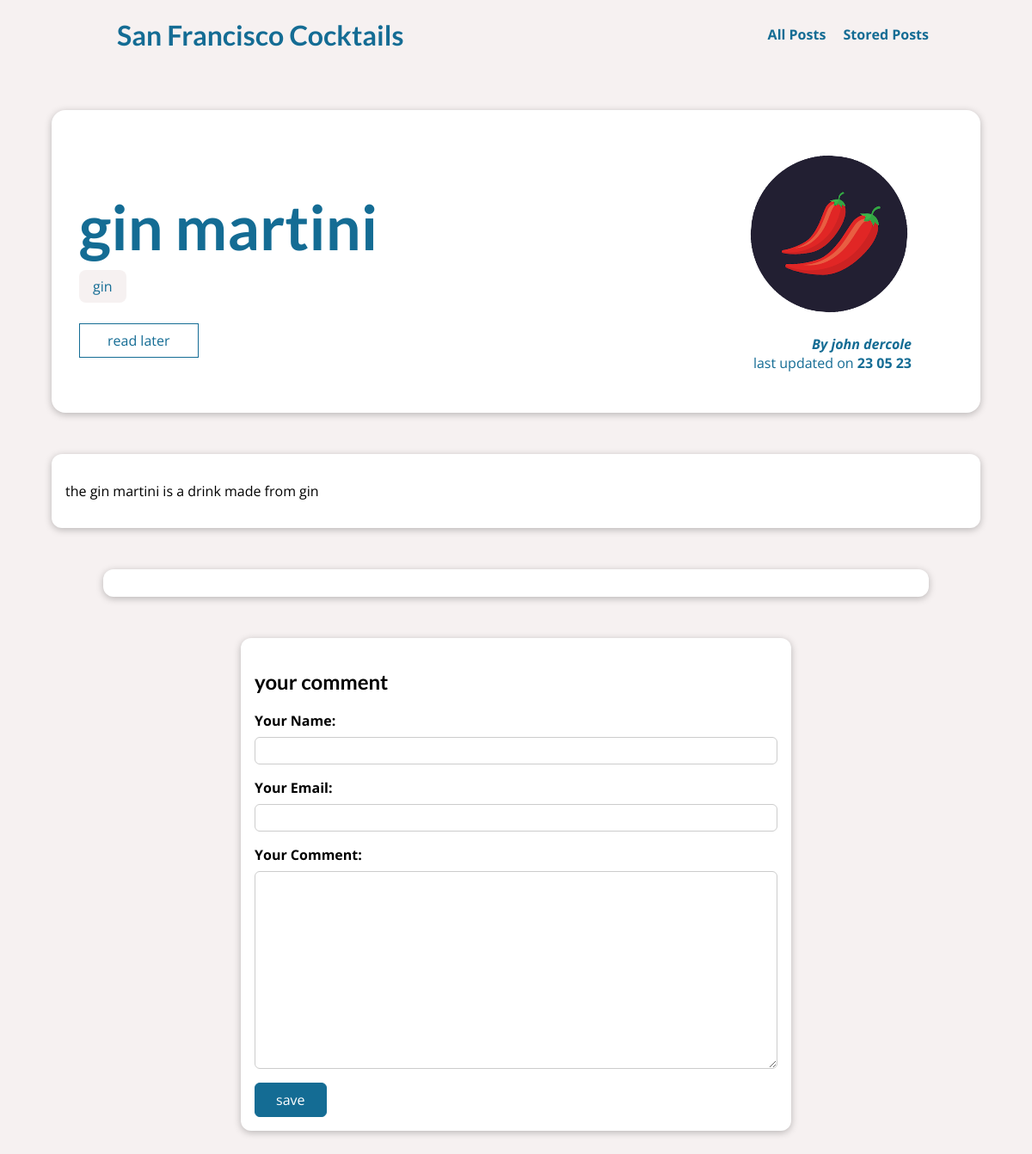
The page /posts/gin-martini on the database as committed earlier.
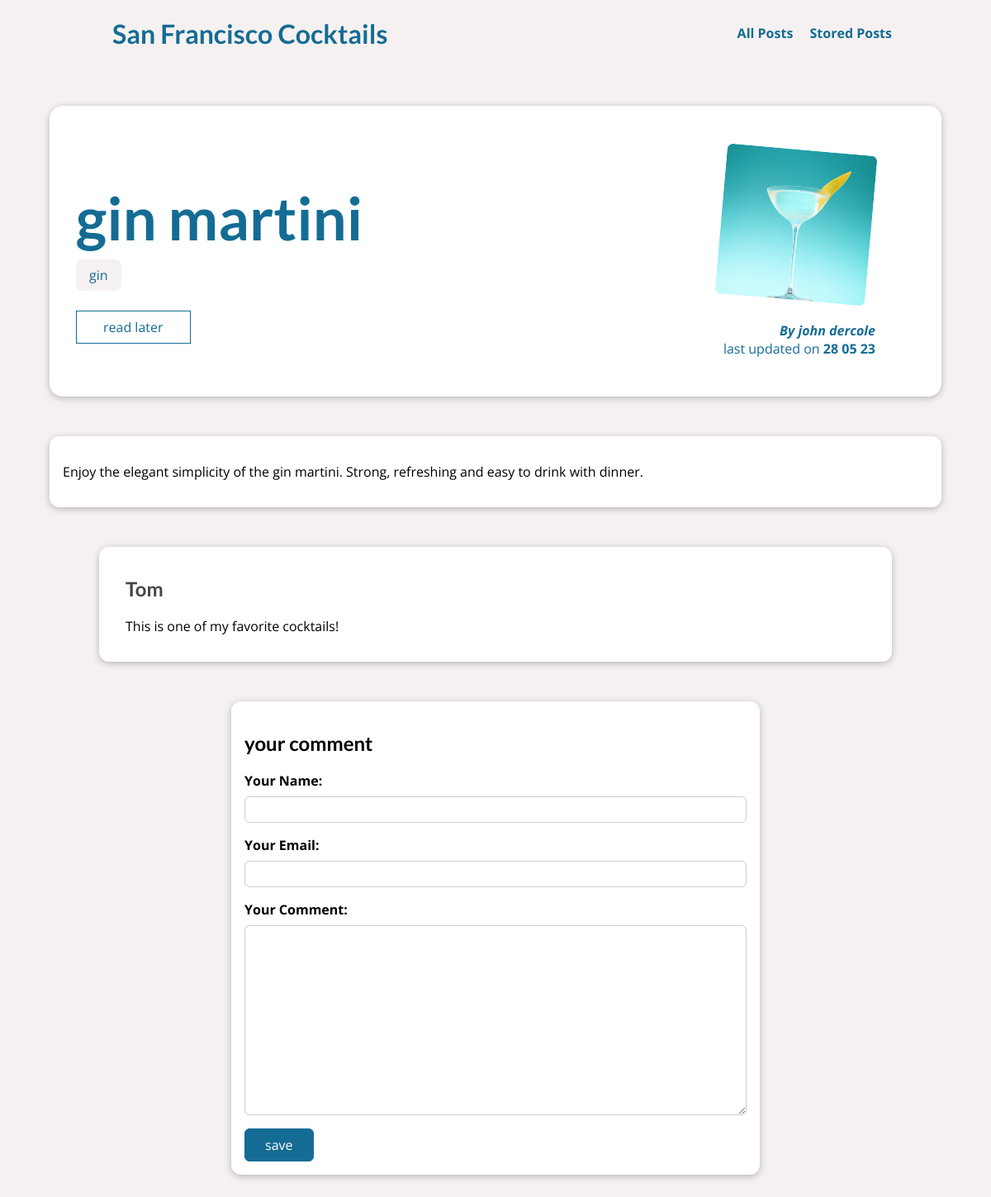
The same page on the database as committed later.
### blog/models.py (models this page shows, shortened)
class Tag(models.Model):
    caption = models.CharField(max_length=20)

class Post(models.Model):
    title = models.CharField(max_length=150)
    excerpt = models.CharField(max_length=300)
    image = models.ImageField(upload_to="posts", null=True)
    date = models.DateField(auto_now=True)
    slug = models.SlugField(unique=True, db_index=True)
    content = models.TextField(validators=[MinLengthValidator(10)])
    author = models.ForeignKey(Author, on_delete=models.SET_NULL, null=True, related_name="posts")
    tags = models.ManyToManyField(Tag)

class Author(models.Model):
    first_name = models.CharField(max_length=100)
    last_name = models.CharField(max_length=100)
    email_address = models.EmailField()
    def __str__(self):
        return f"{self.first_name} {self.last_name}"

class Comment(models.Model):
    user_name = models.CharField(max_length=120)
    user_email = models.EmailField()
    text = models.TextField(max_length=500)
    post = models.ForeignKey(Post, on_delete=models.CASCADE, related_name="comments")

### blog/views.py (the view, shortened to what this page needs)
# urls.py: path("posts/<slug:slug>", views.SinglePostView.as_view(), name="post-detail-page"),
class SinglePostView(View):
    def is_stored_post(self, request, post_id):
        stored_posts = request.session.get("stored_posts")
        if stored_posts is not None:
            is_saved_for_later = post_id in stored_posts
        else:
            is_saved_for_later = False
        return is_saved_for_later
    def get(self, request, slug):
        post = Post.objects.get(slug=slug)
        context = {
            "post": post,
            "post_tags": post.tags.all(),
            "comment_form": CommentForm(),
            "comments": post.comments.all().order_by("-id"),
            "saved_for_later": self.is_stored_post(request, post.id)
        }
        return render(request, "blog/post-detail.html", context)

### blog/forms.py
class CommentForm(forms.ModelForm):
    class Meta:
        model = Comment
        exclude = ['post']
        labels = {
            "user_name": "Your Name",
            "user_email": "Your Email",
            "text": "Your Comment"
        }

### blog/templates/blog/post-detail.html (shortened to what this page needs)
{% extends "base.html" %}
{% load static %}
{% block css_files %}
    <link rel="stylesheet"  href="{% static 'blog/post-detail.css' %}" />
{% endblock %}
{% block content %}
    <section id="summary" >
        <h2>{{ post.title }}</h2>
        <div>
            {% for tag in post_tags %}
                <span class="tag" >{{ tag.caption }}</span>
            {%  endfor %}
        </div>
        <div id="read-later">
            <form action="{% url 'read-later' %}" method="POST">
                <button>
                    {% if saved_for_later %}
                        remove from read later
                    {% else %}
                        read later
                    {% endif  %}
                </button>
            </form>
        </div>
        <article>
            <img src="{{ post.image.url }}" alt="{{ post.title }}" />
            <address>By <a href="mailto:{{ post.author.email_address }}">{{ post.author }}</a></address>
            <div>
                last updated on <time>{{ post.date|date:"d m y" }}</time>
            </div>
        </article>
    </section>
    <main>
        {{ post.content|linebreaks }}
    </main>
    <section id="comments">
        <ul>
            {% for comment in comments %}
                <li>
                    <h2>{{ comment.user_name }}</h2>
                    <p>{{ comment.text }}</p>
                </li>
            {% endfor %}
        </ul>
    </section>
    <section id="comment-form">
        <h2>your comment</h2>
        <form action="{% url 'post-detail-page' post.slug %}" method="POST">
            {% for form_field in comment_form %}
                <div class="form-control">
                    {{ form_field.label_tag }}
                    {{ form_field }}
                </div>
            {% endfor %}
            <button>save</button>
        </form>
    </section>
{% endblock %}

Rows that differ between the two databases and show on the page:
changed Post "gin martini": image: a different picture; date "23 05 23" → "28 05 23"; content "the gin martini is a drink made from gin" → "Enjoy the elegant simplicity of the gin martini. Strong, refreshing and easy to drink with dinner."
added Comment: user_name "Tom", text "This is one of my favorite cocktails!"
